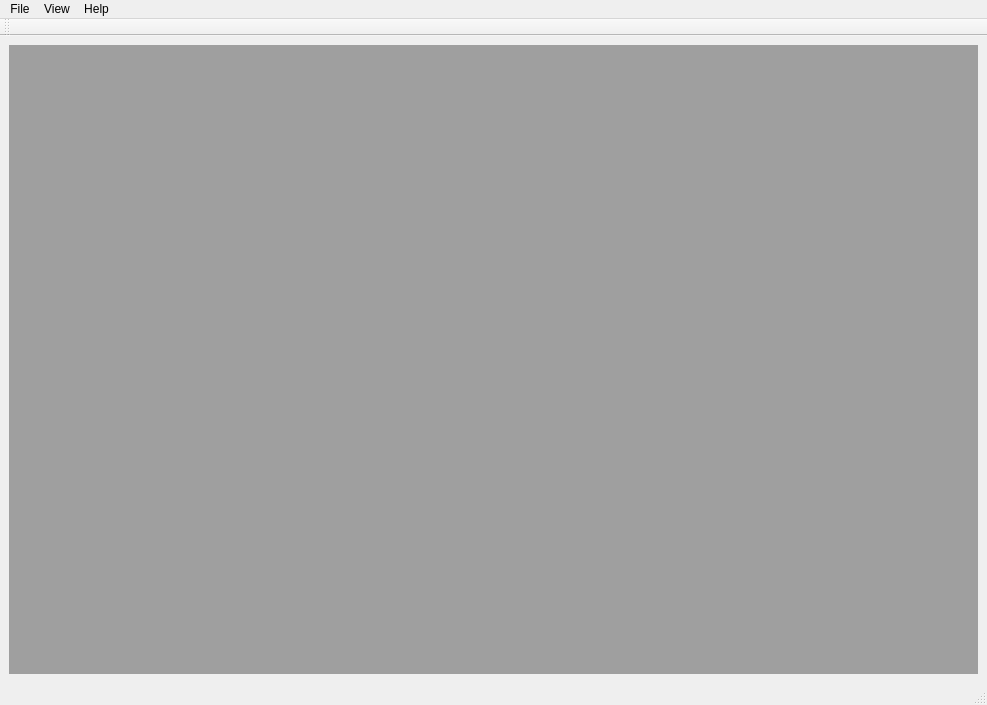
<?xml version="1.0" encoding="UTF-8"?>
<ui version="4.0">
 <class>FastAnalyzer</class>
 <widget class="QMainWindow" name="FastAnalyzer">
  <property name="geometry">
   <rect>
    <x>0</x>
    <y>0</y>
    <width>987</width>
    <height>705</height>
   </rect>
  </property>
  <property name="windowTitle">
   <string>QLaps</string>
  </property>
  <widget class="QWidget" name="centralwidget">
   <layout class="QGridLayout" name="gridLayout">
    <item row="0" column="0">
     <widget class="QMdiArea" name="mdiArea"/>
    </item>
   </layout>
  </widget>
  <widget class="QMenuBar" name="menubar">
   <property name="geometry">
    <rect>
     <x>0</x>
     <y>0</y>
     <width>987</width>
     <height>19</height>
    </rect>
   </property>
   <widget class="QMenu" name="menuFile">
    <property name="title">
     <string>File</string>
    </property>
    <addaction name="actionOpen"/>
    <addaction name="actionClose"/>
   </widget>
   <widget class="QMenu" name="menuHelp">
    <property name="title">
     <string>Help</string>
    </property>
    <addaction name="actionAboutQt"/>
    <addaction name="actionLicense"/>
   </widget>
   <widget class="QMenu" name="menuView">
    <property name="title">
     <string>View</string>
    </property>
   </widget>
   <addaction name="menuFile"/>
   <addaction name="menuView"/>
   <addaction name="menuHelp"/>
  </widget>
  <widget class="QStatusBar" name="statusbar"/>
  <widget class="QToolBar" name="toolBar">
   <property name="windowTitle">
    <string>toolBar</string>
   </property>
   <attribute name="toolBarArea">
    <enum>TopToolBarArea</enum>
   </attribute>
   <attribute name="toolBarBreak">
    <bool>false</bool>
   </attribute>
  </widget>
  <action name="actionOpen">
   <property name="text">
    <string>Open</string>
   </property>
  </action>
  <action name="actionExport">
   <property name="text">
    <string>Export as png</string>
   </property>
  </action>
  <action name="actionClose">
   <property name="text">
    <string>Close</string>
   </property>
  </action>
  <action name="actionAboutQt">
   <property name="text">
    <string>About Qt</string>
   </property>
  </action>
  <action name="actionLicense">
   <property name="text">
    <string>License</string>
   </property>
  </action>
 </widget>
 <resources/>
 <connections/>
</ui>
